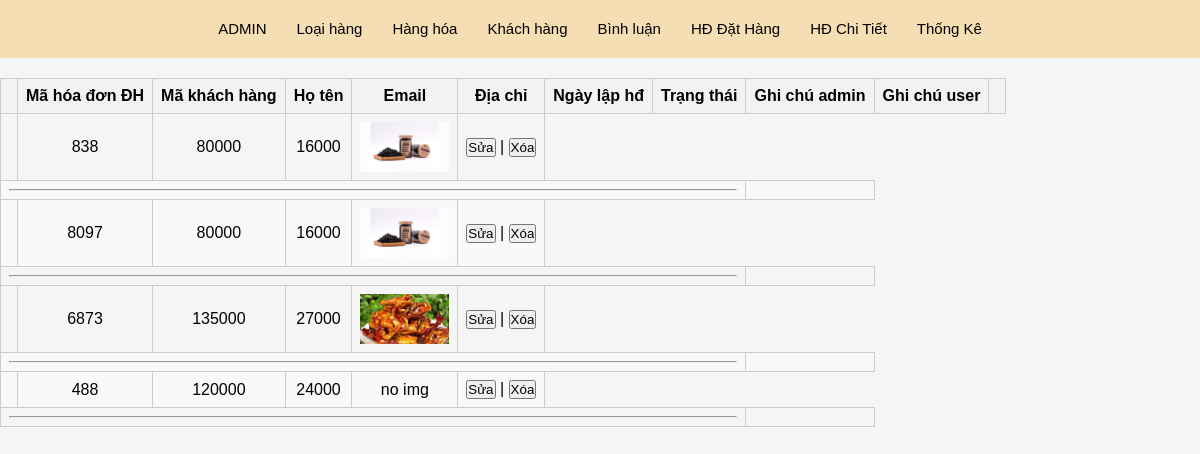
/admin/index.php?act=dshd, run on the app's committed database.
### tables this page shows
CREATE TABLE `hoadonchitiet` (
  `ma_HDCT` int(11) NOT NULL,
  `list_hh` text NOT NULL,
  `tong_tien` int(7) NOT NULL DEFAULT 0,
  `id_hddh` int(11) NOT NULL
);

CREATE TABLE `hanghoa` (
  `ma_HangHoa` int(11) NOT NULL,
  `ten_hanghoa` varchar(255) NOT NULL,
  `don_gia` double(10,0) NOT NULL,
  `giam_gia` double(10,0) DEFAULT 0,
  `hinh` varchar(255) DEFAULT NULL,
  `trang_thai` enum('0','1') NOT NULL DEFAULT '0',
  `ngay_nhap` date NOT NULL,
  `mo_ta` varchar(255) DEFAULT NULL,
  `dac_biet` bit(1) NOT NULL DEFAULT b'0',
  `so_luot_xem` int(11) NOT NULL DEFAULT 0,
  `ma_loai` int(11) NOT NULL
);

### model/pdo.php (called while the page is built, shortened)
<?php
function pdo_get_connection()
{
    $dburl = "mysql:host=localhost;dbname=anvat5u;charset=utf8";
    $username = 'root';
    $password = '';
    $conn = new PDO($dburl, $username, $password);
    $conn->setAttribute(PDO::ATTR_ERRMODE, PDO::ERRMODE_EXCEPTION);
    return $conn;
}
function pdo_query($sql)
{
    $sql_args = array_slice(func_get_args(), 1);
    try {
        $conn = pdo_get_connection();
        $stmt = $conn->prepare($sql);
        $stmt->execute($sql_args);
        $rows = $stmt->fetchAll();
        return $rows;
    } catch (PDOException $e) {
        throw $e;
    } finally {
        unset($conn);
    }
}
function pdo_query_one($sql)
{
    $sql_args = array_slice(func_get_args(), 1);
    try {
        $conn = pdo_get_connection();
        $stmt = $conn->prepare($sql);
        $stmt->execute($sql_args);
        $row = $stmt->fetch(PDO::FETCH_ASSOC);
        return $row;
    } catch (PDOException $e) {
        throw $e;
    } finally {
        unset($conn);
    }
}

### model/hoadon.php (called while the page is built, shortened)
<?php
function list_hoadonchitiet()
{
    $sql="select hoadonchitiet.*,hoadondathang.*,khachhang.ma_KhachHang from hoadonchitiet
        inner join hoadondathang on hoadondathang.ma_HDDH = hoadonchitiet.id_hddh
        inner join khachhang on hoadondathang.ma_kh = khachhang.ma_KhachHang ";
    $list = pdo_query($sql);
    return $list;
}

### model/hanghoa.php (called while the page is built, shortened)
<?php
function loadone_hanghoa($ma_hh)
{
    $sql = "select * from hanghoa where ma_HangHoa =" . $ma_hh;
    $sp = pdo_query_one($sql);
    return $sp;
}

### admin/hddathang/list.php (the view)
<link rel="stylesheet" href="../css/hddathang.css">
<table class="list-danh-muc">
    <thead>
        <tr>
            <th></th>
            <th>Mã hóa đơn ĐH</th>
            <th>Mã khách hàng</th>
            <th>Họ tên</th>
            <th>Email</th>
            <th>Địa chỉ</th>
            <th>Ngày lập hđ</th>
            <th>Trạng thái</th>
            <th>Ghi chú admin</th>
            <th>Ghi chú user</th>
            <th></th>
        </tr>
    </thead>
    <tbody>
        <?php
        foreach (list_hoadonchitiet() as $item) {
            $list = json_decode($item['list_hh'], true);
            if (is_array($list)) {
                foreach ($list as $i) {
                    $hang_hoa = loadone_hanghoa($i['ma_hh']);
                    extract($hang_hoa);
                    $delsp = "index.php?act=delhd&ma_hoadon=" . $item['ma_HDCT'];
                    $suasp = "index.php?act=suahd&ma_hoadon=" . $item['ma_HDCT'];
                    $hinhpath = "../images/" . $hinh;
                    if (is_file($hinhpath)) {
                        $hinhsp = "<img src='" . $hinhpath . "' height='50px'>";
                    } else {
                        $hinhsp = "no img";
                    }
        ?>
                    <tr>
                        <td></td>
                        <td><?= $item['id_hddh'] ?></td>
                        <td><?= $don_gia ?></td>
                        <td><?= $giam_gia ?></td>
                        <td><?= $hinhsp ?></td>
                        <td><a href="<?= $suasp ?>"><input type="button" value="Sửa"></a> |
                            <a href="<?= $delsp ?>"><input type="button" value="Xóa"></a>
                        </td>
                    </tr>
        <?php  }
            }
            echo '<tr><td colspan="8"><hr/><td/><tr/>';
        } ?>
    </tbody>
</table>

### admin/header.php (shortened to what this page needs)
<!DOCTYPE html>
<html lang="en">
<head>
    <link rel="stylesheet" href="../css/admin.css">
</head>
<body>
    <div class="danh-muc">
        <nav class="navbar">
            <div class="container-fluid">
                <ul class="menu-ngang">
                    <li><a href="index.php" class="indexadmin">ADMIN</a></li>
                    <li><a href="index.php?act=addlh">Loại hàng</a></li>
                    <li><a href="index.php?act=addhh">Hàng hóa</a></li>
                    <li><a href="index.php?act=dskh">Khách hàng</a></li>
                    <li><a href="index.php?act=dsbl">Bình luận</a></li>
                    <li><a href="index.php?act=dshd">HĐ Đặt Hàng</a></li>
                    <li><a href="index.php?act=dshdct">HĐ Chi Tiết</a></li>
                    <li><a href="index.php?act=thongke">Thống Kê</a></li>
                </ul>
            </div>
        </nav>
    </div>
    <div class="container">

### admin/index.php (shortened to what this page needs)
<?php
    include "../model/pdo.php";
    include "../model/hanghoa.php";
    include "../model/hoadon.php";
    include "header.php";
    if(isset($_GET['act'])){
        $act=$_GET['act'];
        switch($act){
        case 'dshd':
            $listdonhang = list_hoadonchitiet();
            include "hddathang/list.php";
            break;
        }
    }else{
        include "home.php";
    }
    include "footer.php";
?>

### admin/footer.php
    </div>
</body>
</html>

### css/admin.css (style rules this page uses)
* { padding: 0; margin: 0; box-sizing: border-box; font-family: sans-serif; scroll-behavior: smooth; }
.danh-muc { width: 100%; background-color: white; margin: auto; padding: 20px 0; }
.danh-muc ul.menu-ngang { display: flex; justify-content: center; }
.danh-muc ul.menu-ngang li { list-style-type: none; }
.danh-muc ul.menu-ngang li a { font-size: 15px; color: black; text-decoration: none; padding: 10px; margin: 5px; }
body { background-color: #f5f5f5; }
.container { width: 1220px; margin: auto; }
.container img { display: block; }

### css/hddathang.css (style rules this page uses)
.list-danh-muc { max-width: 100%; border-collapse: collapse; }
.list-danh-muc th, .list-danh-muc td { border: 1px solid #ccc; padding: 8px; text-align: center; }
.list-danh-muc th { background-color: #f2f2f2; }
.list-danh-muc tr:nth-child(even) { background-color: #f9f9f9; }
.list-danh-muc img { max-height: 50px; }

### admin/header.php (style rules this page uses)
.danh-muc { background-color: wheat; margin-bottom: 20px; }

### data on the page
hoadonchitiet: id_hddh "838", hanghoa.don_gia "80000", hanghoa.giam_gia "16000", hanghoa.hinh (picture)
hoadonchitiet: id_hddh "8097", hanghoa.don_gia "80000", hanghoa.giam_gia "16000", hanghoa.hinh (picture)
hoadonchitiet: id_hddh "6873", hanghoa.don_gia "135000", hanghoa.giam_gia "27000", hanghoa.hinh (picture)
hoadonchitiet: id_hddh "488", hanghoa.don_gia "120000", hanghoa.giam_gia "24000", hanghoa.hinh "no img"
